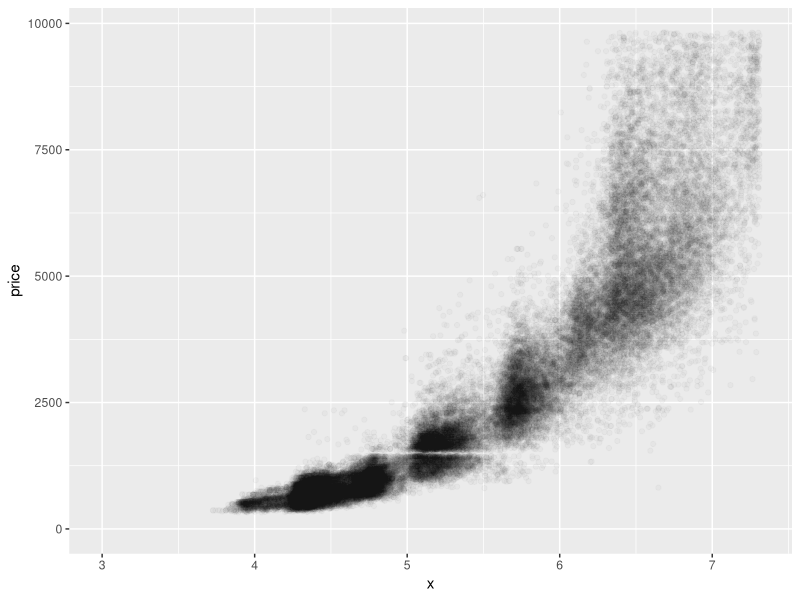
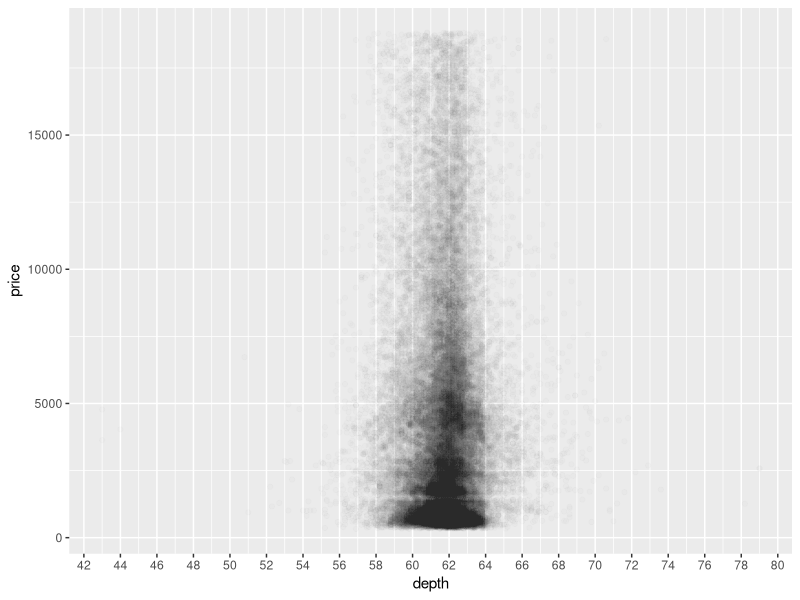
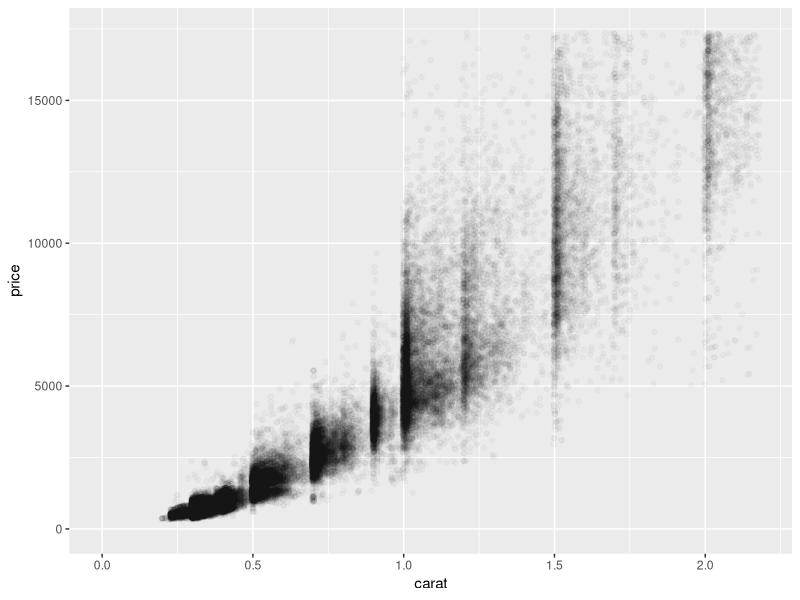
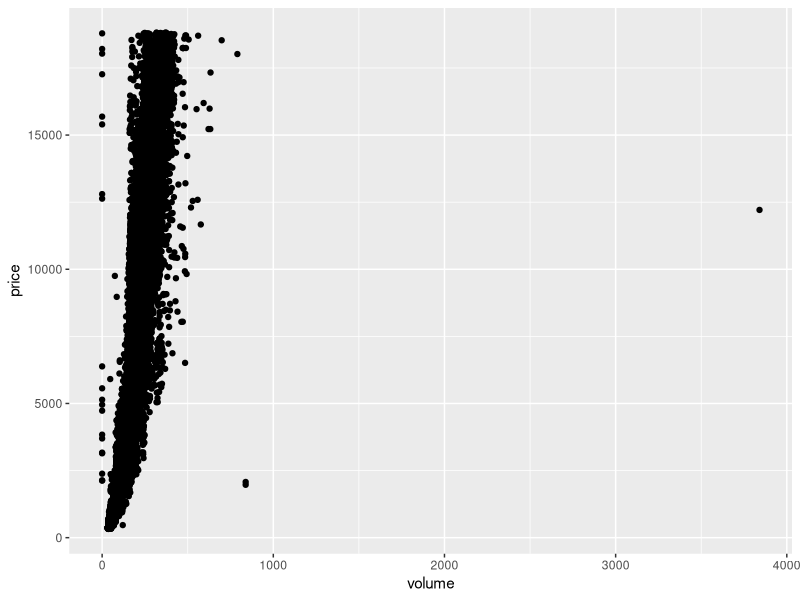

Generate these figures, in order, with R:
## ---- chunk 1
setwd("~/R/udacity scripts/lesson4")
library(ggplot2)
data("diamonds")
str(diamonds)

ggplot(aes(x=x,y=price),data=diamonds) +
  geom_point(alpha=1/40,position = position_jitter(h=0.1)) +
  xlim(3,quantile(diamonds$x,0.90)) +
  ylim(0,quantile(diamonds$price,0.90))
## ---- chunk 2
with(diamonds,cor.test(x = x, y = price, method = 'pearson'))
with(diamonds,cor.test(x = y, y = price, method = 'pearson'))
with(diamonds,cor.test(x = z, y = price, method = 'pearson'))
## ---- chunk 3
ggplot(aes(x=depth,y=price),data=diamonds) +
  geom_point(alpha=1/100) +
  scale_x_continuous(breaks=seq(40,80,2))
## ---- chunk 4
with(diamonds,cor.test(x = depth, y = price, method = 'pearson'))
## ---- chunk 5
ggplot(aes(x=carat,y=price),data=diamonds) +
  geom_point(alpha=1/40,position = 'jitter') +
  xlim(0,quantile(diamonds$carat,0.99)) +
  ylim(0,quantile(diamonds$price,0.99))
## ---- chunk 6
diamonds$volume <- diamonds$x * diamonds$y * diamonds$z

ggplot(aes(x=volume,y=price),data=diamonds) +
  geom_point()
